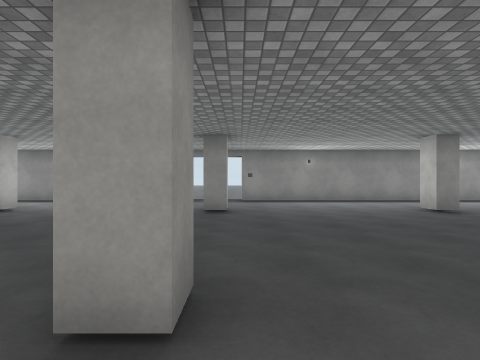
View 1 (above)

13 first-person views from a walk through a 3-D level made in the Unity game engine. The camera is 1.4 m above the floor, looks level and sees 80° across. The floor is counted in squares, 2 m on a side. Each view is taken from the middle of a square. On the plan, view 1 faces up. The plan holds only what a view shows up to about 10 squares ahead; the rest is blank. The place goes on beyond the plan. The player is left out. Door leaves are left out, so doorways stand open. Surface patterns are stand-ins for the level's own textures.

View 2
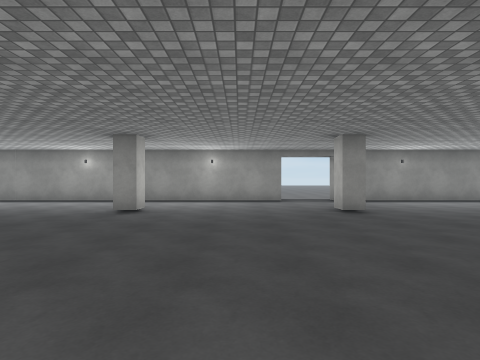

View 3
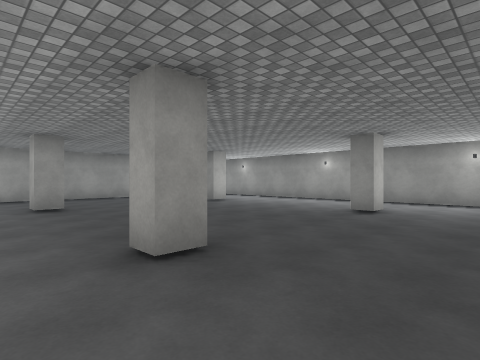

View 4
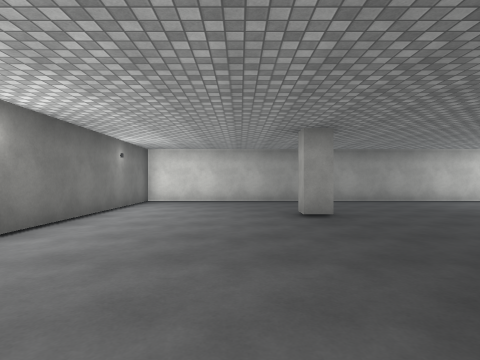

View 5
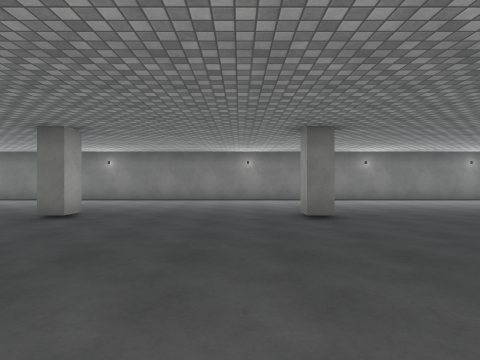

View 6
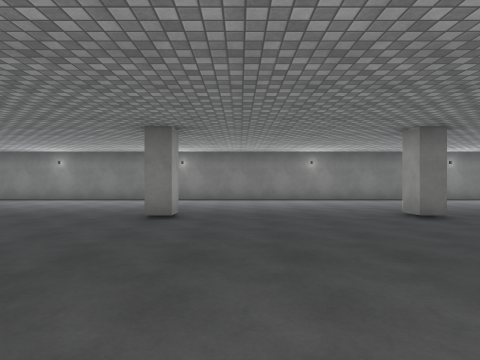

View 7
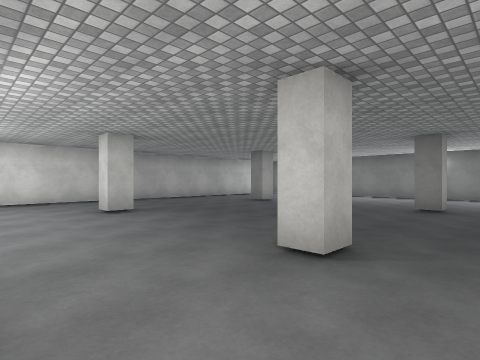

View 8
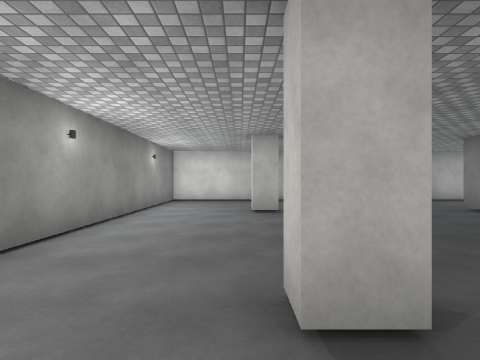

View 9
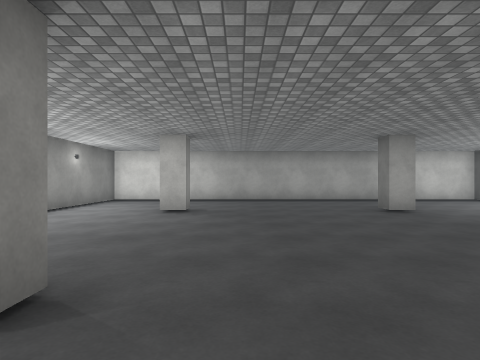

View 10
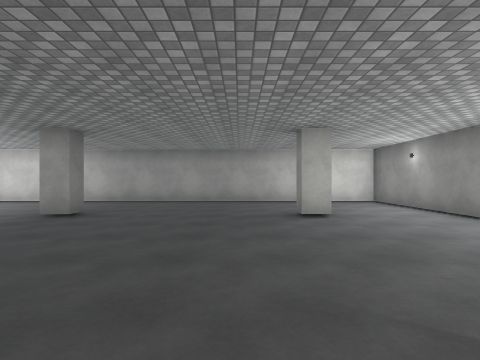

View 11
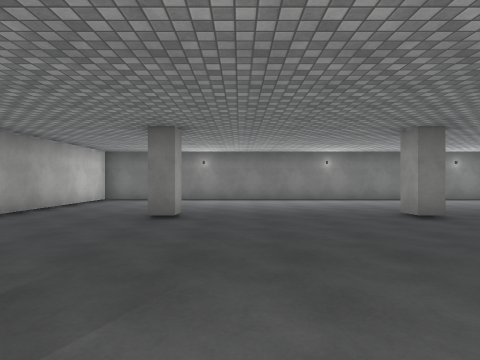

View 12
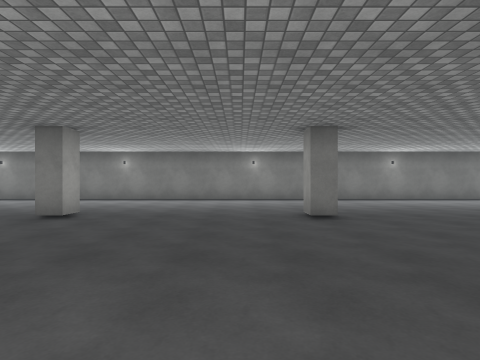

View 13
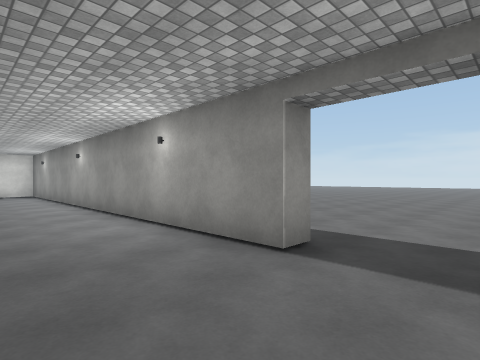

### Floor plan
Points are (right, up) in squares from view 1. A wall is a line through its corners. A room is listed if a view was taken in it or the views show most of it. See-through windows are left out.
Room 1 (views 1, 2, 3, 4, 5, 6, 7, 8, 9, 10, 11, 12, 13)
walls: (-0.3, 1.8) (-0.3, 1.2) (-0.8, 1.2) (-0.8, 1.8) (-0.3, 1.8); (-0.2, 6.2) (-0.8, 6.2) (-0.8, 6.8); (4.2, 1.1) (4.2, 1.8) (4.7, 1.8) (4.7, 1.1); (4.8, 6.2) (4.2, 6.2) (4.2, 6.7) (4.8, 6.7); (-5.8, 1.8) (-5.2, 1.8) (-5.2, 1.2) (-5.8, 1.2); (-5.2, 6.8) (-5.2, 6.2) (-5.8, 6.2); (-1.7, 9.3) (-14.1, 9.3) (-14.1, -2.9) (12.5, -2.9); (9.2, 1.1) (9.2, 1.8) (9.8, 1.8); (9.6, 6.2) (9.2, 6.2) (9.2, 6.7) (9.8, 6.7); (-11, 1.8) (-10.4, 1.8) (-10.4, 1.2) (-10.9, 1.2); (-10.4, 6.8) (-10.4, 6.2) (-10.9, 6.2); (12.5, 9.3) (0, 9.3)
ways out: open door at (-0.5, 9.5)

Where each view was taken, in squares from view 1:
view 1: 0 up, 0 right, facing up
view 2: 0 up, 3 left, facing up
view 3: 0 up, 3 left, facing up-left
view 4: 0 up, 5 left, facing left
view 5: 7 up, 4 left, facing down
view 6: 7 up, 3 right, facing down
view 7: 9 up, 3 right, facing down-right
view 8: 7 up, 3 right, facing right
view 9: 5 up, 3 right, facing right
view 10: 5 up, 5 left, facing left
view 11: 7 up, 8 right, facing down
view 12: 7 up, 1 right, facing down
view 13: 7 up, 0 right, facing up-left
